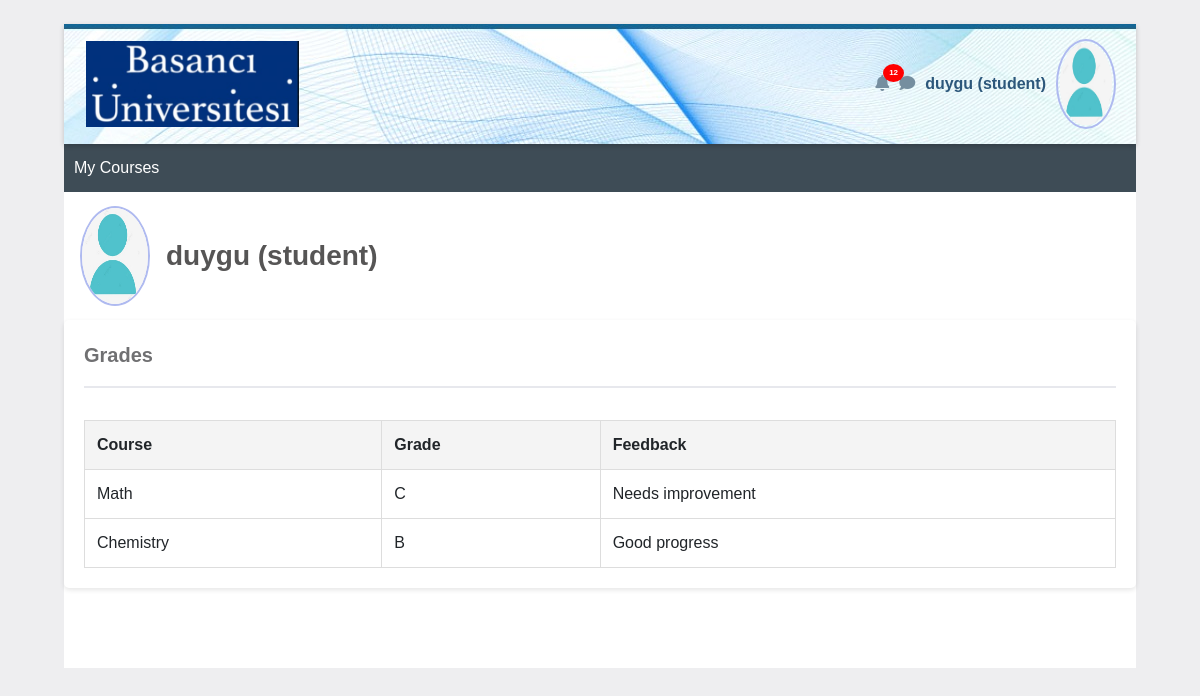
Page /student/3/grades (signed in) on the earlier database version.
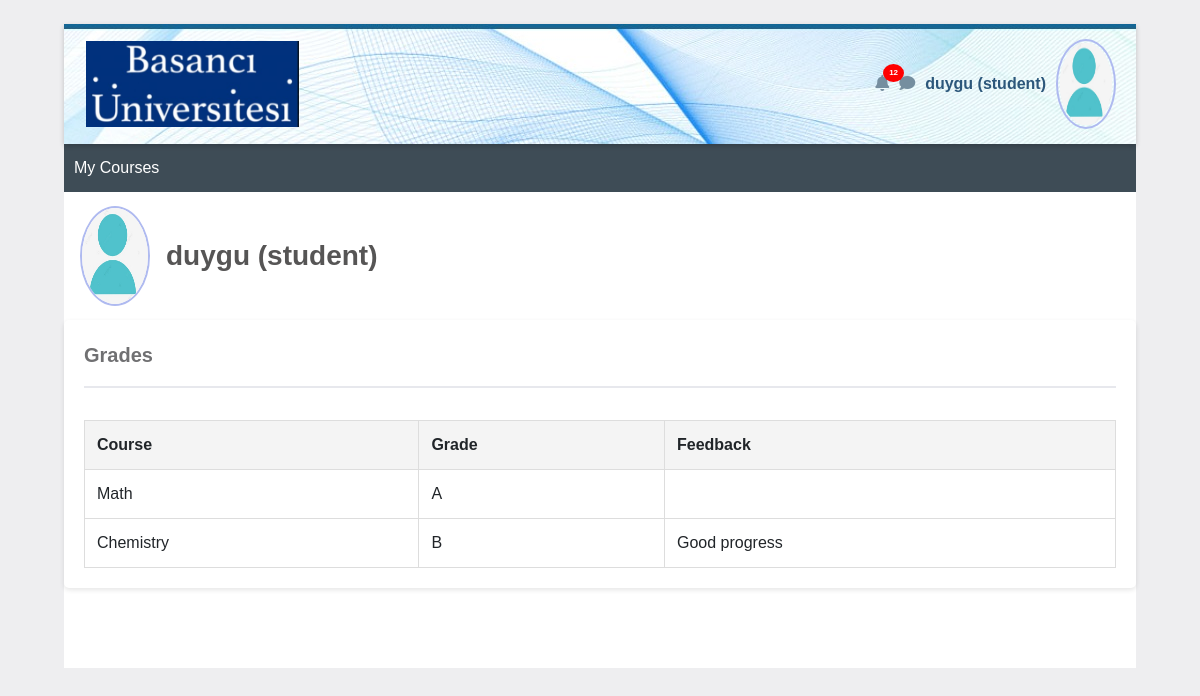
Same page on the later database version.
### tables this page shows
CREATE TABLE grades (
        id INTEGER PRIMARY KEY,
        student_id INTEGER,
        course TEXT,
        grade TEXT,
        comments TEXT,
        FOREIGN KEY(student_id) REFERENCES users(id)
    );

### app/routes.py (the view)
@main.route('/student/<student_id>/grades')
def grades(student_id):
    conn = sqlite3.connect('vulnerable.db')
    c = conn.cursor()
    username=session['username']
    role=  session['role']
    c.execute(f"SELECT course, grade, comments FROM grades WHERE student_id='{student_id}'")
    courses = c.fetchall()
    conn.close()
    return render_template('grades.html', courses=courses, username= username, role=role, student_id=student_id)

### app/templates/grades.html (shortened to what this page needs)
<!DOCTYPE html>
<html lang="en">
<head>
    <link rel="stylesheet" href="https://stackpath.bootstrapcdn.com/bootstrap/4.5.2/css/bootstrap.min.css">
    <link rel="stylesheet" href="https://cdnjs.cloudflare.com/ajax/libs/font-awesome/5.15.4/css/all.min.css">
</head>
<body>
    <div class="initialBox">
        <div class="navbar">
            <div>
                <img src="{{ url_for('static', filename='logo.png') }}" alt="Logo">
            </div>
            <div class="user-profile">
                <div class="notification">
                    <i class="fas fa-bell icn"></i>
                    <span class="notification-badge">12</span>
                </div>
                <div >
                    <i class="fas fa-comment icn"></i>
                </div>
                <div class="user-profile" onclick="toggleDropdown()">
                <span class="user-name">{{ username }} <strong> ({{role}})</strong></span>
                <img src="{{ url_for('static', filename='user.png') }}" alt="Profile" class="profile-img">
                </div>
            </div>
        </div>
        <div class="middle-bar">
            <a class="course" href="{{ url_for('main.student_dashboard', student_id=student_id) }}">My Courses</a>
        </div>
        <div class="profWrapper">
            <img src="{{ url_for('static', filename='user.png') }}" alt="Profile" class="profPic">
            <span class="name">{{ username }} <strong> ({{role}})</strong></span>
        </div>
        <div class="grades-container">
            <div class="grades">Grades</div>
            <hr style="border: 1px solid rgb(231, 232, 237);  margin-bottom: 2rem;">
            <table>
                <thead>
                    <tr>
                        <th>Course</th>
                        <th>Grade</th>
                        <th>Feedback</th>
                    </tr>
                </thead>
                <tbody>
                    {% for course, grade, comment in courses %}
                    <tr>
                        <td>{{course}}</td>
                        <td>{{ grade  }}</td>
                        <td>{{ comment | safe  }}</td>
                    </tr>
                    {% endfor %}
                </tbody>
            </table>
        </div>
</body>
</html>

Differences in the rows shown:
changed grades "Math": grade "C" → "A"; comments "Needs improvement" → (not shown)
